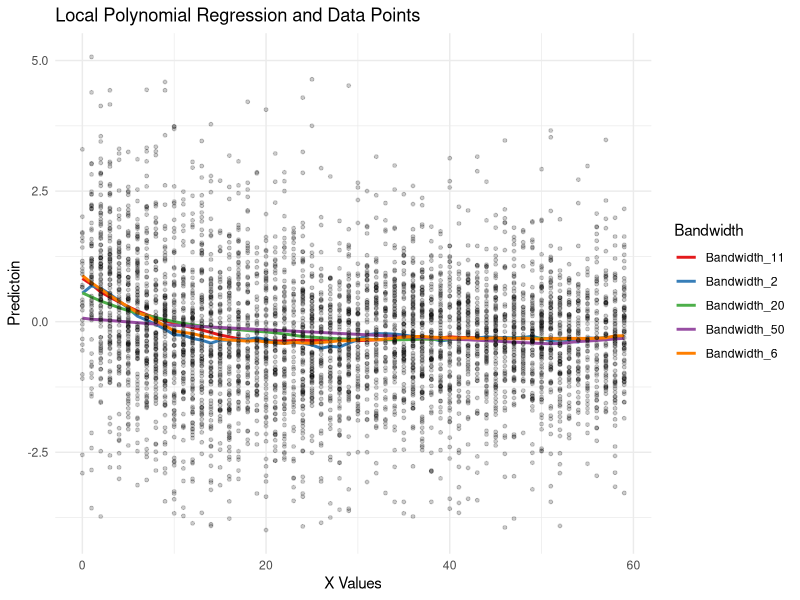
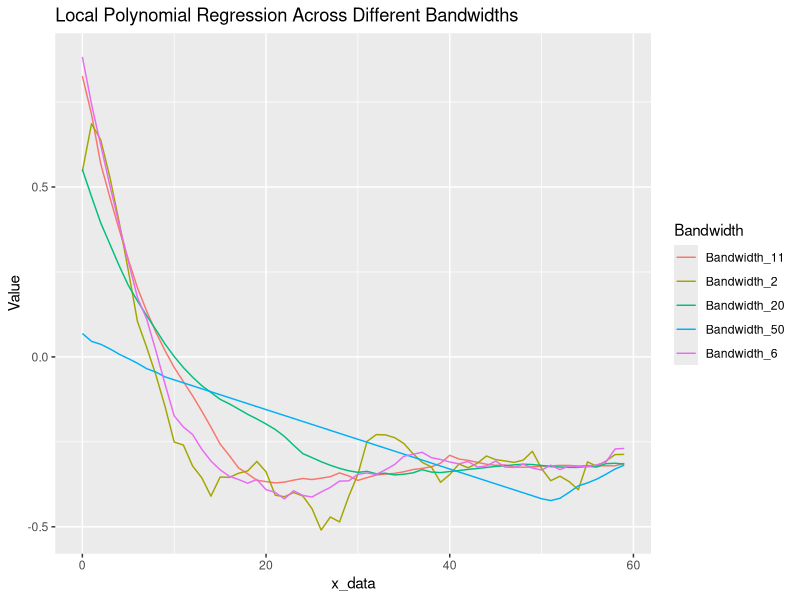
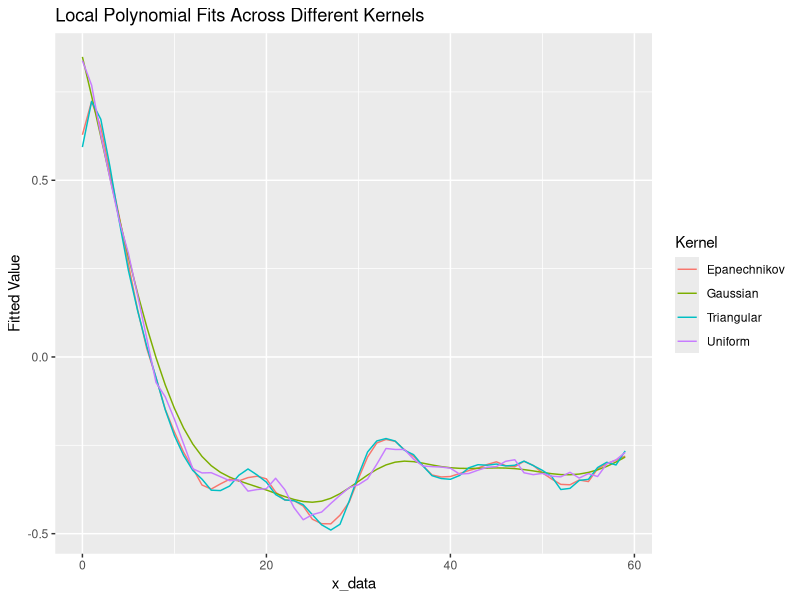

Write R code to recreate these figures, in order.
# Load necessary packages
library(haven)  # For reading Stata files
library(dplyr)  # For data manipulation
library(ggplot2)  # For plotting
library(tidyr)  # For data reshaping

# Read the Stata file and create a data frame
df <- read_dta("childrenfinal.dta")
x_data <- as.vector(df$hypage)
y_data <- as.vector(df$zwast)
data <- data.frame(x_data, y_data)

# Define kernel functions
kernel_uniform <- function(u) { ifelse(abs(u) <= 1, 0.5, 0) }
kernel_triangular <- function(u) { ifelse(abs(u) <= 1, 1 - abs(u), 0) }
kernel_gaussian <- function(u) { dnorm(u) }
kernel_epanechnikov <- function(u) { ifelse(abs(u) <= 1, 0.75 * (1 - u^2), 0) }

# Function for local polynomial fitting
local_poly_fit <- function(x, response, covariate, bandwidth, kernel, degree) {
  # Calculate residuals
  residual <- covariate - x
  
  # Generate powers of residuals for polynomial terms
  d <- 0:degree  # This gives a vector of degrees from 0 up to 'degree'
  bias_corrected_covariate <- outer(residual, d, FUN = "^")
  
  # Define the weights using the kernel function
  weights <- kernel(residual / bandwidth)
  
  # Fit the model using weights
  fit <- lm(response ~ bias_corrected_covariate + 0, weights = weights)
  
  # Return the fitted model
  return(fit)
}

# Function to apply bandwidth fits
apply_bandwidth_fit <- function(x_data, y_data, bandwidths, degree, kernel) {
  results <- sapply(bandwidths, function(bandwidth) {
    sapply(x_data, function(x) {
      fit <- local_poly_fit(x, response = y_data, covariate = x_data, bandwidth = bandwidth, degree = degree, kernel = kernel)
      return(fit$coefficients[1])  # Assuming the coefficient of interest is at position 1
    })
  }, simplify = "array")
  
  # Set the column names for each bandwidth result
  colnames(results) <- paste("Bandwidth", bandwidths, sep = "_")
  
  # Combine x_data with results into a data frame
  return(data.frame(x_data, results))
}

# Apply the function
results <- apply_bandwidth_fit(x_data, y_data, bandwidth=c(2, 6, 11, 20,50), 1, kernel_uniform)

# Convert results to a data frame
plot_data_bandwidth <- data.frame(x_data, results)

plot_data_long <- pivot_longer(plot_data_bandwidth, 
                               cols = starts_with("Bandwidth"), 
                               names_to = "Bandwidth", 
                               values_to = "Value")

# Base plot
p <- ggplot() +
  geom_line(data = plot_data_long, aes(x = x_data, y = Value, color = Bandwidth), size = 1) +
  geom_point(data = data, aes(x = x_data, y = y_data), color = "black", size = 1,alpha=0.2) +
  labs(title = "Local Polynomial Regression and Data Points",
       x = "X Values",
       y = "Predictoin") +
  theme_minimal() +
  scale_color_brewer(palette = "Set1")  # Using a color palette for clarity

# Print the plot
print(p)


# Plot using ggplot2
ggplot(plot_data_long, aes(x = x_data, y = Value, color = Bandwidth)) +
  geom_line() +
  labs(title = "Local Polynomial Regression Across Different Bandwidths",
       x = "x_data", y = "Value", color = "Bandwidth")

# Function to apply kernel fits
apply_kernel_fit <- function(x_data, y_data, bandwidth, degree, kernels) {
  sapply(kernels, function(kernel) {
    sapply(x_data, function(x) {
      fit <- local_poly_fit(x, response = y_data, covariate = x_data, bandwidth = bandwidth, degree = degree, kernel = kernel)
      fit$coefficients[1]  # Assuming the coefficient of interest is at position 1
    })
  })
}

# Define your kernels in a named list for easy reference and modification
kernels <- list(
  "Uniform" = kernel_uniform,
  "Triangular" = kernel_triangular,
  "Gaussian" = kernel_gaussian,
  "Epanechnikov" = kernel_epanechnikov
)

# Apply the function
results <- apply_kernel_fit(x_data, y_data, 4, 1, kernels)

# Convert results to a data frame
plot_data_kernel <- data.frame(x_data, results)

plot_data_kernel <- pivot_longer(plot_data_kernel, 
                                 cols = -x_data,  # Exclude x_data from pivoting
                                 names_to = "Kernel", 
                                 values_to = "Value")

ggplot(plot_data_kernel, aes(x = x_data, y = Value, color = Kernel)) +
  geom_line() +
  labs(title = "Local Polynomial Fits Across Different Kernels",
       x = "x_data", y = "Fitted Value", color = "Kernel")
